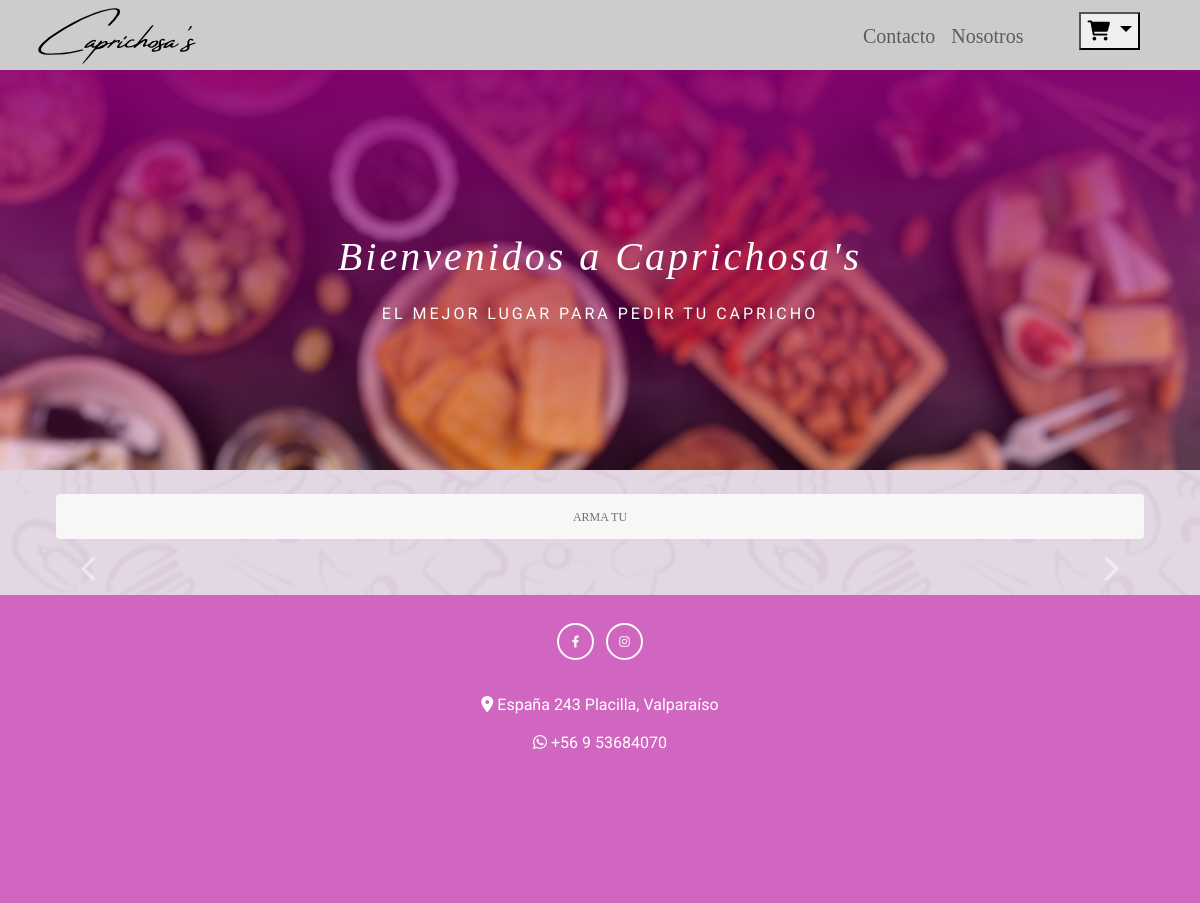
The app's page /, older data.
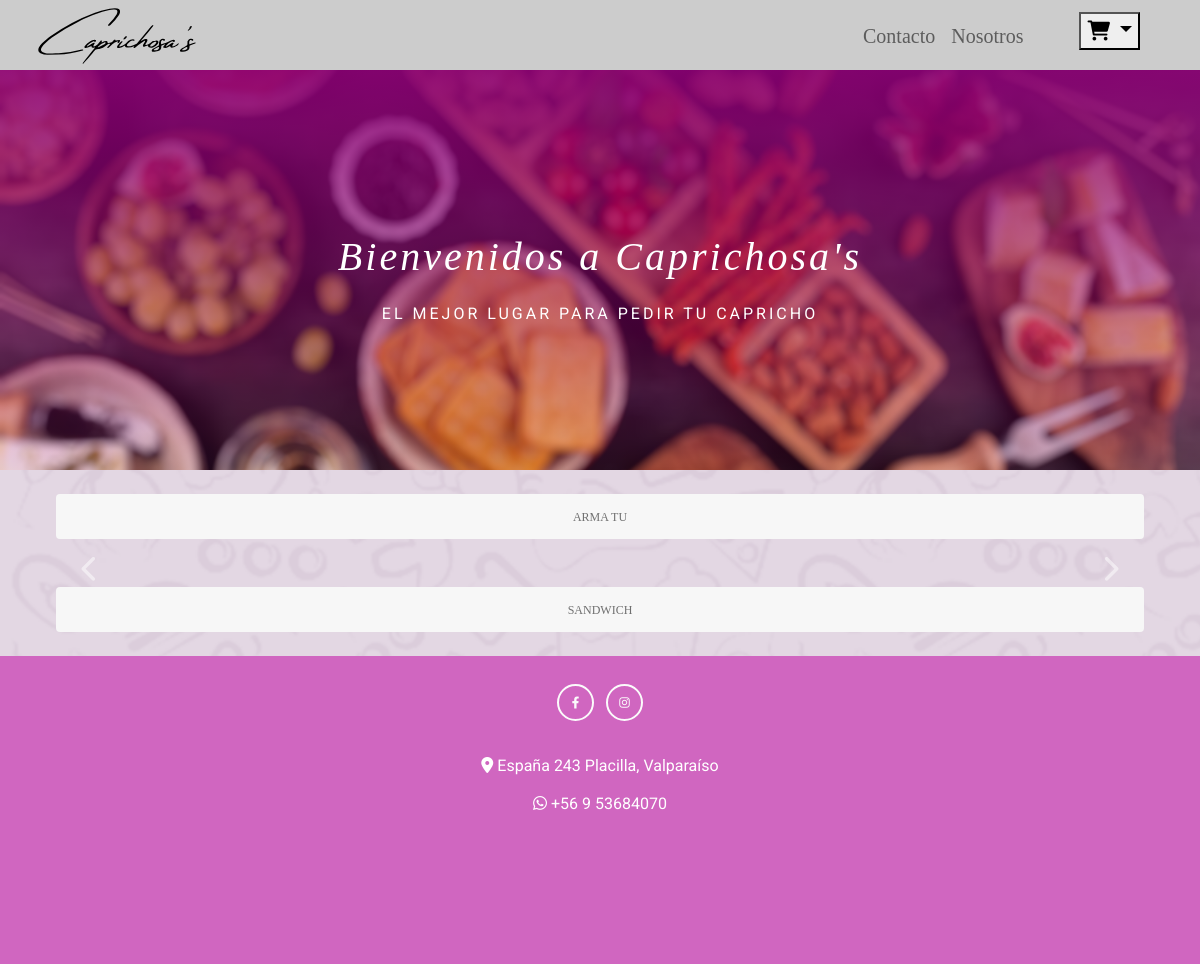
The same page, newer data.
### core/models.py (models this page shows, shortened)
class CATEGORIA(models.Model):
    nombre = models.CharField(max_length=50,primary_key=True, verbose_name='nombre de la categoria')
    slug = AutoSlugField(populate_from='nombre')
    is_activo = models.BooleanField(default=True)

### core/views.py (the view)
# urls.py: 2. Add a URL to urlpatterns:  path('', views.home, name='home')
def home(request):
    cat = CATEGORIA.objects.exclude(nombre = 'Arma Tu') # TODAS las categorias menos Arma tu
    catArma = CATEGORIA.objects.get(nombre = 'Arma Tu') # trae solo cat armatu
    producto  = PRODUCTO.objects.filter(is_activo=True)
    productoArma  = PRODUCTO.objects.filter(is_activo=True,categoria=catArma)
    contex = {'productos':producto,
              'categorias':cat,
              'Arma':catArma,
              'armalist':productoArma}
    return render(request, 'core/Web/index.html',contex)

### core/context_processor.py (called while the page is built)
def importe_total_carro(request):
    total=0
    if 'carro' in request.session:
        for key, value in request.session["carro"].items():
            total += int(value["acumulado"])
    return {'importe_total_carro':total}

### core/templates/core/Web/index.html (shortened to what this page needs)
<!DOCTYPE html>
<html lang="es">
  {%load static%}
<head>
  <link rel="stylesheet" href="{% static 'core/css/styles.css'%}">
  <link href="https://cdnjs.cloudflare.com/ajax/libs/font-awesome/6.0.0/css/all.min.css" rel="stylesheet" />
  <link href="https://cdnjs.cloudflare.com/ajax/libs/mdb-ui-kit/6.2.0/mdb.min.css" rel="stylesheet" />
</head>
<body>
  <header>
    <nav class="navbar navbar-expand-lg">
      <div class="container-fluid">
        <a class="navbar-brand" href="/"><img class="px-4" src="{% static 'core/img/logo.svg'%}" alt="Logo" height="60"></a>
        <div class="collapse navbar-collapse justify-content-end" id="navbarNavAltMarkup">
          <ul class="navbar-nav">
            <li class="nav-item">
              <a class="nav-link" href="#">Contacto</a>
            </li>
            <li class="nav-item">
              <a class="nav-link" href="#">Nosotros</a>
            </li>
            <li class="nav-item px-5">
              <div class="dropdown">
                <button
                class="dropdown-toggle"
                type="button"
                id="dropdownMenuButton"
                data-mdb-toggle="dropdown"
                aria-expanded="false"
              >
              <i class="fas fa-cart-shopping"></i>
            </button>
          </div>
            </li>
          </ul>
        </div>
        </div>
    </nav>
  </header>
  <section id="inicio" class="inicio">
    <div class="contenido-seccion">
      <div class="info">
        <h2>Bienvenidos a Caprichosa's</h2>
        <p>El mejor lugar para pedir tu capricho</p>
      </div>
    </div>
  </section>
  <section>
    <ul class="nav nav-pills nav-justified mb-3 mx-5 pt-3" id="ex1" role="tablist">
      <li class="nav-item" role="presentation">
      <a class="nav-link pill-link" href="#">{{ Arma.nombre }} </a>
      </li>
    </ul>
    <div id="carouselExampleControls" class="carousel slide" data-ride="carousel">
      <a class="carousel-control-prev" href="#carouselExampleIndicators" role="button" data-slide="prev">
        <span class="carousel-control-prev-icon" aria-hidden="true"></span>
      </a>
      <a class="carousel-control-next" href="#carouselExampleIndicators" role="button" data-slide="next">
        <span class="carousel-control-next-icon" aria-hidden="true"></span>
      </a>
    </div>
  </section>
  <section>
  <ul class="nav nav-pills nav-justified mb-3 mx-5 pt-3" id="ex1" role="tablist">
    {% for ve in categorias %}
    <li class="nav-item" role="presentation">
    <a class="nav-link pill-link" href="{% url 'listar' ve.slug %}"> {{ve.nombre}}</a>
    </li>
  {% endfor %}
  </ul>
</section>
  <footer class="footer text-center text-white mt-3 ">
    <div class="container p-4 pb-0">
      <div class="mb-4">
        <a class="btn btn-outline-light btn-floating m-1" href="#!" target="_blank" role="button"><i class="fab fa-facebook-f"></i></a>
        <a class="btn btn-outline-light btn-floating m-1" href="https://www.instagram.com/caprichosas_cafe/" target="_blank"
          role="button"><i class="fab fa-instagram"></i></a>
      </div>
    </div>
    <div class="text-center p-1">
      <i class="fas fa-location-dot"></i> España 243 Placilla, Valparaíso
    </div>
    <div class="wanumber text-center p-2">
      <i class="fab fa-whatsapp"></i> +56 9 53684070
    </div>
  </footer>
</body>
</html>

Row changes from the older to the newer data that the page shows:
added CATEGORIA: nombre "SANDWICH"
